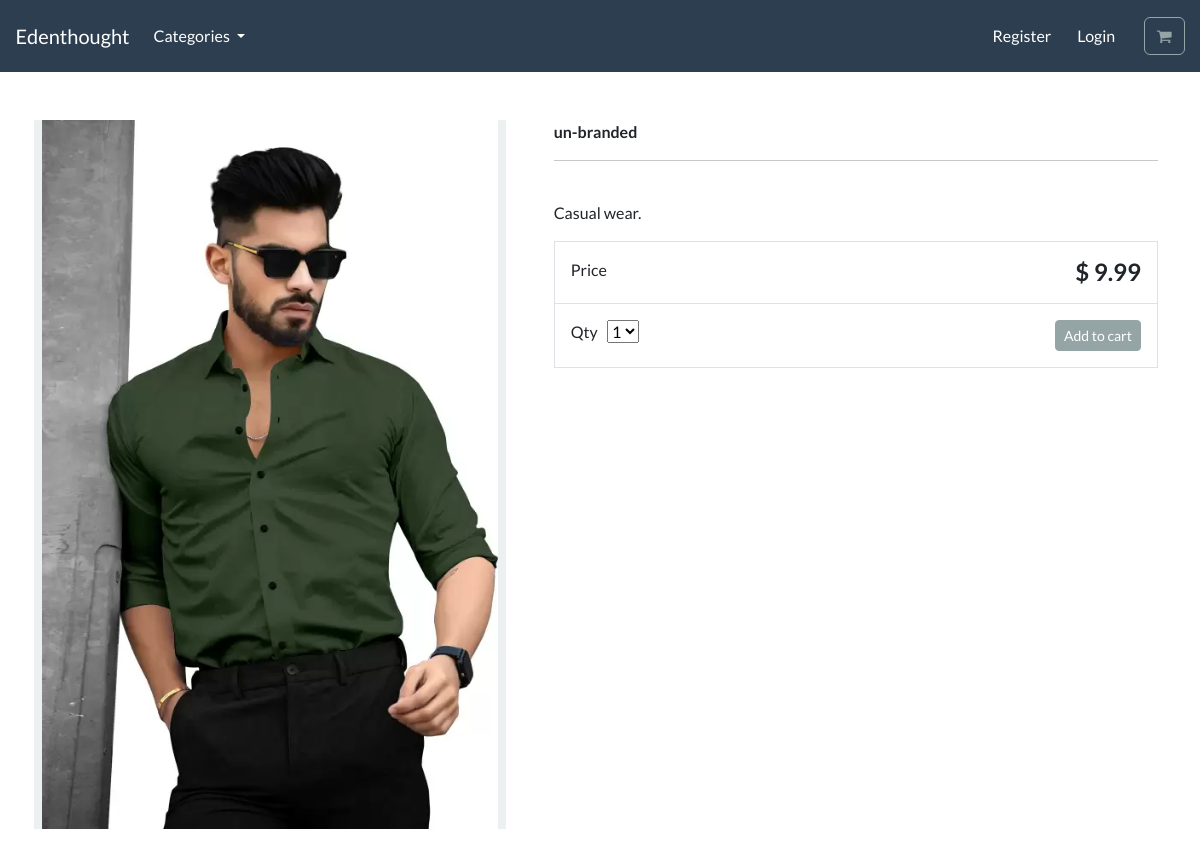
The app's page /product/darck-green-shirt/ with its own data.
### store/models.py (models this page shows, shortened)
class Product(models.Model):
  category = models.ForeignKey(Category, related_name='product' ,on_delete=models.CASCADE,null=True)
  title = models.CharField(max_length=250)
  brand = models.CharField(max_length=250 , default='un-branded')
  description = models.TextField(blank=True )
  slug = models.SlugField(max_length=255)
  price = models.DecimalField(max_digits=4, decimal_places=2)
  image = models.ImageField(upload_to='images/')
  class Meta:
    verbose_name_plural = 'products'

### store/views.py (the view)
# urls.py: path('product/<slug:product_slug>/',views.proudect_info, name='product-info'),
def proudect_info(request, product_slug):
  product = get_object_or_404(Product, slug=product_slug)
  context = {'product': product}
  return render(request, 'store/product-info.html', context)

### cart/context_processors.py (called while the page is built)
def cart(request):
  return { 'cart': Cart(request)}

### store/models.py (called while the page is built)
  def get_absolute_url(self):
    return reverse('list-category', args={self.slug})

### store/views.py (called while the page is built)
def categories(request):
  all_categories = Category.objects.all()
  return{'all_categories': all_categories}

### store/templates/store/product-info.html (shortened to what this page needs)
{% extends "./base.html" %}
{% load static %}
{% block content %}
<div class="container">
    <main class="pt-5">
        <div class="row g-3">
            <div class="col-md-5 col-lg-5 order-md-first bg-light">
                <img class="img-fluid mx-auto d-block" alt="Responsive image" src="{{ product.image.url }}">
            </div>
            <div class="col-md-7 col-lg-7 ps-md-3 ps-lg-5">
                <strong> {{ product.brand }} </strong>
                <hr>
                <br>
                <p> {{ product.description }} </p>
                <div class="border">
                    <div class="col border-bottom">
                        <div class="row p-3">
                            <div class="col-6"> Price </div>
                            <div class="col-6 text-end"><span class="h4 fw-bold">$ {{ product.price }} </span></div>
                        </div>
                    </div>
                    <div class="col">
                        <div class="row p-3">
                            <div class="col-6">
                                <label for="select">Qty</label>
                                <select id="select">
                                    <option value="1">1</option>
                                </select>
                            </div>
                            <div class="col-6 text-end">
                                <button type="button" id="add-button" value="{{product.id}}" class="btn btn-secondary btn-sm">
                                Add to cart
                                </button>
                            </div>
                        </div>
                    </div>
                </div>
            </div>
        </div>
    </main>
    <br>
</div>
{% endblock %}

### records on screen
Product: image (picture), brand "un-branded", description "Casual wear.", price "9.99"
